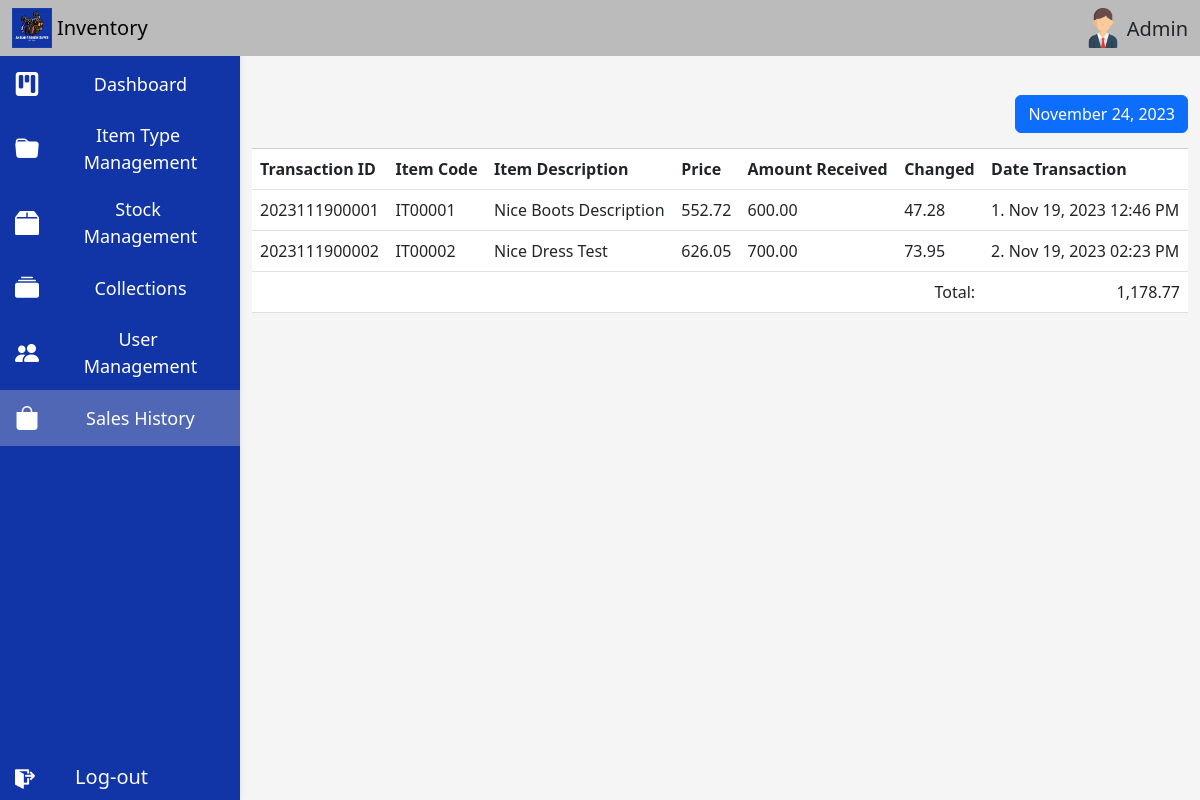
The page /index.php?sales (signed in) on the database its author committed.
### tables this page shows
CREATE TABLE `modules` (
  `Module` varchar(11) NOT NULL,
  `MainID` varchar(11) NOT NULL,
  `Description` varchar(255) NOT NULL,
  `Link` varchar(255) NOT NULL,
  `Visible` varchar(11) NOT NULL,
  `path` varchar(255) NOT NULL,
  `icons` varchar(255) NOT NULL
);

CREATE TABLE `paymentstrail` (
  `ID` int(11) NOT NULL,
  `ItemCode` varchar(255) NOT NULL,
  `Quantity` varchar(11) NOT NULL,
  `AmountPaid` varchar(11) NOT NULL,
  `AmountTendered` varchar(11) NOT NULL,
  `ORNo` varchar(150) NOT NULL,
  `TransID` varchar(15) NOT NULL,
  `isCancelled` varchar(15) DEFAULT NULL,
  `Discount` varchar(15) NOT NULL,
  `TimeStamp` timestamp NOT NULL DEFAULT current_timestamp(),
  `UserID` varchar(150) NOT NULL
);

CREATE TABLE `products` (
  `ID` int(11) NOT NULL,
  `ItemCode` varchar(255) DEFAULT NULL,
  `ItemName` varchar(255) NOT NULL,
  `Description` varchar(255) DEFAULT NULL,
  `Price` varchar(11) DEFAULT NULL,
  `ItemType` varchar(11) DEFAULT NULL,
  `Quantity` varchar(11) DEFAULT NULL,
  `Size` varchar(255) NOT NULL
);

### config/db.php (called while the page is built, shortened)
<?php
function dbconnect($server = 'localhost',$user='root',$pass='',$database='inventory'){
	$myLink = mysqli_connect($server,$user,$pass,$database);
	return $myLink;
}
$conn = dbconnect();
function safe_query($query){
	global $conn;
	$result = mysqli_query($conn, $query);
	return $result;
}

### config/functions.php (called while the page is built, shortened)
<?php
function getPageTitle(){
	foreach($_GET as $key => $value){
		$pathLink = $key;
	}
	$sql = safe_query("SELECT * FROM modules WHERE Path = '$pathLink' and Module = '{$_SESSION['userlevel']}'");
	if($rw=mysqli_fetch_assoc($sql)){
		return $rw['Description'];
	}else{
		return "Inventory Management System";
	}
}

### admin/sales.history.php (the view)
<div class="top-section" align="right">
	<button class="btn btn-primary"><?=date("F d, Y")?></button>
</div>
<div class="table-responsive">
	<table class="table">
		<thead>
			<tr>
				<th>Transaction ID</th>
				<th>Item Code</th>
				<th>Item Description</th>
				<th>Price</th>
				<th>Amount Received</th>
				<th>Changed</th>
				<th>Date Transaction</th>
			</tr>
		</thead>
		<tbody>
			<?php
				$sql = safe_query("SELECT * FROM paymentstrail as p INNER JOIN products as pr ON p.ItemCode = pr.ID WHERE IFNULL(p.isCancelled, '') <> '1';
					");
				$c=0;
				$overallPrice = 0;
				while ($rw = mysqli_fetch_assoc($sql)) {$c++;
					$changed = ($rw['AmountTendered'] - $rw['AmountPaid']);
					echo "
						<tr>
							<td>{$rw['ORNo']}</td>
							<td>{$rw['ItemCode']}</td>
							<td>{$rw['Description']}</td>
							<td>".number_format($rw['AmountPaid'],2)."</td>
							<td>".number_format($rw['AmountTendered'],2)."</td>
							<td>".number_format($changed,2)."</td>
							<td>$c. ".date('M d, Y h:i A',strtotime($rw['TimeStamp']))."</td>
						</tr>";
						$overallPrice += $rw['AmountPaid'];
				}
			?>
		</tbody>
		<tfoot>
			<tr>
				<td colspan="6" align="right">Total:</td>
				<td align='right'><?=number_format($overallPrice,2)?></td>
			</tr>
		</tfoot>
	</table>
</div>

### templates/header.php (shortened to what this page needs)
<?php
foreach($_GET as $key => $value){
	$pathLink = $key;
}
?>
<!DOCTYPE html>
<html>
<head>
	<link href="https://cdn.jsdelivr.net/npm/bootstrap@5.3.0-alpha3/dist/css/bootstrap.min.css" rel="stylesheet">
	<link rel="stylesheet" href="https://cdn.jsdelivr.net/npm/bootstrap-icons@1.10.5/font/bootstrap-icons.css">
	<link rel="stylesheet" type="text/css" href="css/main.css">
	<link href="https://cdn.datatables.net/v/bs5/dt-1.13.4/datatables.min.css" rel="stylesheet"/>
</head>
<body>
	<?php
				if($_SESSION['user']){
					?>
<header>
  <nav id="sidebarMenu" class="collapse d-lg-block sidebar collapse bg-white" >
    <div class="position-sticky">
      <div class="list-group list-group-flush">
        <ul class="side-bar-nav-links">
			<?php
			$sql = safe_query("SELECT * FROM modules WHERE Module = '{$_SESSION['userlevel']}' AND Visible='1'");
			while ($rw=mysqli_fetch_assoc($sql)) {
				echo "<li class='".($pathLink == $rw['path'] ? "active":"")."'><div style='width:20%;display:inline-block;vertical-align:middle'><i class='bi bi-{$rw['icons']}' style='font-size:24px'></i></div>&nbsp;<div style='width:75%;display:inline-block;vertical-align:middle'><a class='dropdown-item ".($pathLink == $rw['path'] ? "active":"")."' href='index.php?{$rw['path']}' style='text-align:center'>{$rw['Description']}</a></div></li>";
			}
			?>
		</ul>
      </div>
  </div>
  <form class="text-light" role="search" action="logout.php" style="position:absolute;bottom:5px;padding-left: 15px;font-size: 20px;line-height: 1.8;cursor: pointer;padding-right: 57px;text-align: center;width: 100%;" onclick="$(this).submit();">
  	<img src="img/icons/logout.png" width="20px" class="float-start" style="filter: invert(1);margin-top:10px;">&nbsp;Log-out
  </form>
  </nav>
</header>
	<nav class="navbar fixed-top navbar-expand-lg" style="z-index: 600;background-color: #bbb;">
		<div class="container-fluid">
			<img src="img/logo2.jpg" height="40px" style="margin-right: 5px;">
			<a class="navbar-brand" href="index.php?<?=$homepage?>">Inventory</a>
			<div style="float: right;">
				<img src="img/icons/profile-icon.png" height="40px" style="vertical-align: -12px;">
				<font class="fs-5"><?=$_SESSION['fullname']?></font>
			</div>
		</div>
	</nav>
<main>
			<?php } ?>
  <div class="container pt-4">

### css/main.css (style rules this page uses)
:root { --main-bg: #f5f5f5; --gray-bg: #bbb; --success-color: #008000; --history-color: #337ab7; --cancel-color: #D9534F; --form-bg: #e1e1e1; --top-section-border-color: #ccc; --blue-color:blue; --orange-color:orange; --red-color:red; --system-blue:#1135a7; }
body { background: var(--main-bg); }
.container { z-index: 1; }
.top-section { border-bottom: 1px solid var(--top-section-border-color); padding:15px 0; }
.side-bar-nav-links { list-style-type: none; padding: 0; }
.side-bar-nav-links li { color: #fff; padding: 10px 15px; font-size: 18px; border-radius: 0; transition: .3s; }
.side-bar-nav-links li a { white-space: break-spaces; }
.side-bar-nav-links li.active { background-color: #ccc5; }
@media (min-width: 991.98px) { main { padding-top:56px; padding-left: 240px; } }
main { padding-top:56px; }
.sidebar { position: fixed; top: 0; bottom: 0; left: 0; padding: 56px 0 0; box-shadow: 0 2px 5px 0 rgb(0 0 0 / 5%), 0 2px 10px 0 rgb(0 0 0 / 5%); width: 240px; z-index: 600; background-color: var(--system-blue) !important; }

### rows shown on the page
modules: Description "Dashboard"
modules: Description "Item Type Management"
modules: Description "Stock Management"
modules: Description "Collections"
modules: Description "User Management"
modules: Description "Sales History"
paymentstrail: ORNo "2023111900001", products.ItemCode "IT00001", products.Description "Nice Boots Description", AmountPaid "552.72", AmountTendered "600.00", changed "47.28", TimeStamp "Nov 19, 2023 12:46 PM"
paymentstrail: ORNo "2023111900002", products.ItemCode "IT00002", products.Description "Nice Dress Test", AmountPaid "626.05", AmountTendered "700.00", changed "73.95", TimeStamp "Nov 19, 2023 02:23 PM"

### other values the page prints
$_SESSION['fullname'] "Admin"
$overallPrice "1,178.77"
